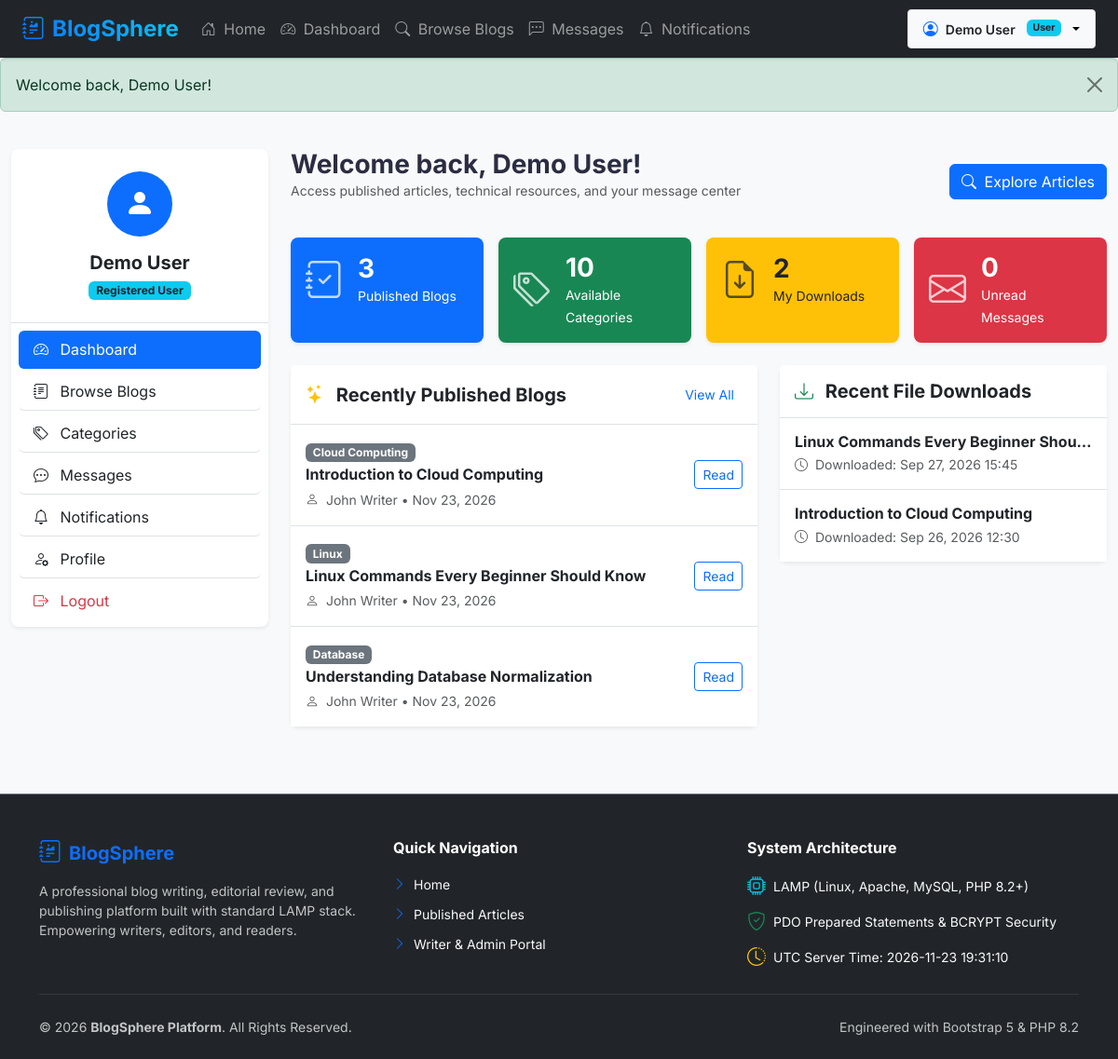
Page /user/dashboard.php (signed in) on the committed database.
### tables this page shows
CREATE TABLE `blogs` (
  `id` INT AUTO_INCREMENT PRIMARY KEY,
  `employee_id` INT NOT NULL,
  `category_id` INT DEFAULT NULL,
  `title` VARCHAR(255) NOT NULL,
  `slug` VARCHAR(255) UNIQUE,
  `short_description` TEXT,
  `meta_title` VARCHAR(255) DEFAULT NULL,
  `meta_description` VARCHAR(500) DEFAULT NULL,
  `meta_keywords` VARCHAR(255) DEFAULT NULL,
  `canonical_url` VARCHAR(255) DEFAULT NULL,
  `content` LONGTEXT NOT NULL,
  `content_type` ENUM('text','html') DEFAULT 'text',
  `featured_image` VARCHAR(255) DEFAULT NULL,
  `downloadable_file` VARCHAR(255) DEFAULT NULL,
  `status` ENUM('draft', 'pending', 'approved', 'rejected') DEFAULT 'draft',
  `rejection_reason` TEXT DEFAULT NULL,
  `submitted_at` DATETIME DEFAULT NULL,
  `reviewed_at` DATETIME DEFAULT NULL,
  `reviewed_by` INT DEFAULT NULL,
  `created_at` TIMESTAMP DEFAULT CURRENT_TIMESTAMP,
  `updated_at` TIMESTAMP DEFAULT CURRENT_TIMESTAMP ON UPDATE CURRENT_TIMESTAMP,
  FOREIGN KEY (`employee_id`) REFERENCES `users`(`id`) ON DELETE CASCADE,
  FOREIGN KEY (`category_id`) REFERENCES `categories`(`id`) ON DELETE SET NULL,
  FOREIGN KEY (`reviewed_by`) REFERENCES `users`(`id`) ON DELETE SET NULL
);

CREATE TABLE `categories` (
  `id` INT AUTO_INCREMENT PRIMARY KEY,
  `name` VARCHAR(100) NOT NULL,
  `description` TEXT,
  `created_at` TIMESTAMP DEFAULT CURRENT_TIMESTAMP
);

CREATE TABLE `users` (
  `id` INT AUTO_INCREMENT PRIMARY KEY,
  `username` VARCHAR(100) UNIQUE NOT NULL,
  `name` VARCHAR(100) NOT NULL,
  `email` VARCHAR(150) UNIQUE NOT NULL,
  `password` VARCHAR(255) NOT NULL,
  `role` ENUM('admin','employee','user') NOT NULL DEFAULT 'user',
  `profile_image` VARCHAR(255) DEFAULT NULL,
  `status` ENUM('active','inactive','blocked') DEFAULT 'active',
  `created_at` TIMESTAMP DEFAULT CURRENT_TIMESTAMP
);

CREATE TABLE `blog_downloads` (
  `id` INT AUTO_INCREMENT PRIMARY KEY,
  `blog_id` INT NOT NULL,
  `user_id` INT NOT NULL,
  `downloaded_at` TIMESTAMP DEFAULT CURRENT_TIMESTAMP,
  FOREIGN KEY (`blog_id`) REFERENCES `blogs`(`id`) ON DELETE CASCADE,
  FOREIGN KEY (`user_id`) REFERENCES `users`(`id`) ON DELETE CASCADE
);

### user/dashboard.php (the view, shortened to what this page needs)
<?php
$pdo = getDBConnection();
$userId = $_SESSION['user_id'];
$stmtBlogs = $pdo->query("SELECT COUNT(*) FROM blogs WHERE status = 'approved'");
$totalApprovedBlogs = (int)$stmtBlogs->fetchColumn();
$stmtCats = $pdo->query("SELECT COUNT(*) FROM categories");
$totalCategories = (int)$stmtCats->fetchColumn();
$stmtDownloads = $pdo->prepare("SELECT COUNT(*) FROM blog_downloads WHERE user_id = ?");
$stmtDownloads->execute([$userId]);
$myDownloads = (int)$stmtDownloads->fetchColumn();
$stmtRecentDownloads = $pdo->prepare("
    SELECT bd.downloaded_at, b.id as blog_id, b.title, c.name as category_name
    FROM blog_downloads bd
    JOIN blogs b ON bd.blog_id = b.id
    LEFT JOIN categories c ON b.category_id = c.id
    WHERE bd.user_id = ?
    ORDER BY bd.downloaded_at DESC
    LIMIT 5
");
$stmtRecentDownloads->execute([$userId]);
$recentDownloads = $stmtRecentDownloads->fetchAll();
$stmtLatest = $pdo->query("
    SELECT b.*, c.name as category_name, u.name as author_name
    FROM blogs b
    LEFT JOIN categories c ON b.category_id = c.id
    LEFT JOIN users u ON b.employee_id = u.id
    WHERE b.status = 'approved'
    ORDER BY b.created_at DESC
    LIMIT 4
");
$latestBlogs = $stmtLatest->fetchAll();
include __DIR__ . '/../includes/header.php';
?>
<div class="container-fluid py-4">
    <div class="row">
        <div class="col-lg-3 col-md-4 mb-4">
            <div class="card border-0 shadow-sm rounded-3">
                <div class="card-body text-center p-4 border-bottom">
                    <div class="avatar bg-primary text-white rounded-circle d-inline-flex align-items-center justify-content-center mb-3" style="width: 70px; height: 70px; font-size: 2rem;">
                        <i class="bi bi-person-fill"></i>
                    </div>
                    <h5 class="fw-bold mb-1"><?= htmlspecialchars($_SESSION['user_name']) ?></h5>
                    <span class="badge bg-info text-dark">Registered User</span>
                </div>
                <div class="list-group list-group-flush p-2">
                    <a href="<?= BASE_URL ?>user/dashboard.php" class="list-group-item list-group-item-action active rounded mb-1">
                        <i class="bi bi-speedometer2 me-2"></i> Dashboard
                    </a>
                    <a href="<?= BASE_URL ?>user/blogs.php" class="list-group-item list-group-item-action rounded mb-1">
                        <i class="bi bi-journal-text me-2"></i> Browse Blogs
                    </a>
                    <a href="<?= BASE_URL ?>user/blogs.php#categories" class="list-group-item list-group-item-action rounded mb-1">
                        <i class="bi bi-tags me-2"></i> Categories
                    </a>
                    <a href="<?= BASE_URL ?>user/messages.php" class="list-group-item list-group-item-action rounded mb-1 d-flex justify-content-between align-items-center">
                        <span><i class="bi bi-chat-dots me-2"></i> Messages</span>
                    </a>
                    <a href="<?= BASE_URL ?>user/notifications.php" class="list-group-item list-group-item-action rounded mb-1">
                        <i class="bi bi-bell me-2"></i> Notifications
                    </a>
                    <a href="<?= BASE_URL ?>user/profile.php" class="list-group-item list-group-item-action rounded mb-1">
                        <i class="bi bi-person-gear me-2"></i> Profile
                    </a>
                    <a href="<?= BASE_URL ?>auth/logout.php" class="list-group-item list-group-item-action text-danger rounded">
                        <i class="bi bi-box-arrow-right me-2"></i> Logout
                    </a>
                </div>
            </div>
        </div>
        <div class="col-lg-9 col-md-8">
            <div class="d-flex justify-content-between align-items-center mb-4">
                <div>
                    <h3 class="fw-bold mb-0">Welcome back, <?= htmlspecialchars($_SESSION['user_name']) ?>!</h3>
                    <p class="text-muted small">Access published articles, technical resources, and your message center</p>
                </div>
                <a href="<?= BASE_URL ?>user/blogs.php" class="btn btn-primary"><i class="bi bi-search me-1"></i> Explore Articles</a>
            </div>
            <div class="row g-3 mb-4">
                <div class="col-sm-6 col-xl-3">
                    <a href="<?= BASE_URL ?>user/blogs.php" class="stat-card-link h-100">
                        <div class="card border-0 shadow-sm bg-primary text-white p-3 rounded-3 h-100">
                            <div class="d-flex align-items-center">
                                <div class="fs-1 me-3 opacity-75"><i class="bi bi-journal-check"></i></div>
                                <div>
                                    <h3 class="fw-bold mb-0 text-white"><?= $totalApprovedBlogs ?></h3>
                                    <span class="small text-white">Published Blogs</span>
                                </div>
                            </div>
                        </div>
                    </a>
                </div>
                <div class="col-sm-6 col-xl-3">
                    <a href="<?= BASE_URL ?>user/blogs.php#categories" class="stat-card-link h-100">
                        <div class="card border-0 shadow-sm bg-success text-white p-3 rounded-3 h-100">
                            <div class="d-flex align-items-center">
                                <div class="fs-1 me-3 opacity-75"><i class="bi bi-tags"></i></div>
                                <div>
                                    <h3 class="fw-bold mb-0 text-white"><?= $totalCategories ?></h3>
                                    <span class="small text-white">Available Categories</span>
                                </div>
                            </div>
                        </div>
                    </a>
                </div>
                <div class="col-sm-6 col-xl-3">
                    <a href="#recent-downloads" class="stat-card-link h-100">
                        <div class="card border-0 shadow-sm bg-warning text-dark p-3 rounded-3 h-100">
                            <div class="d-flex align-items-center">
                                <div class="fs-1 me-3 opacity-75"><i class="bi bi-file-earmark-arrow-down"></i></div>
                                <div>
                                    <h3 class="fw-bold mb-0 text-dark"><?= $myDownloads ?></h3>
                                    <span class="small text-dark">My Downloads</span>
                                </div>
                            </div>
                        </div>
                    </a>
                </div>
                <div class="col-sm-6 col-xl-3">
                    <a href="<?= BASE_URL ?>user/messages.php" class="stat-card-link h-100">
                        <div class="card border-0 shadow-sm bg-danger text-white p-3 rounded-3 h-100">
                            <div class="d-flex align-items-center">
                                <div class="fs-1 me-3 opacity-75"><i class="bi bi-envelope"></i></div>
                                <div>
                                    <h3 class="fw-bold mb-0 text-white"><?= $unreadMessages ?></h3>
                                    <span class="small text-white">Unread Messages</span>
                                </div>
                            </div>
                        </div>
                    </a>
                </div>
            </div>
            <div class="row g-4">
                <div class="col-lg-7">
                    <div class="card border-0 shadow-sm rounded-3">
                        <div class="card-header bg-white py-3 border-bottom d-flex justify-content-between align-items-center">
                            <h5 class="fw-bold mb-0"><i class="bi bi-stars text-warning me-2"></i> Recently Published Blogs</h5>
                            <a href="<?= BASE_URL ?>user/blogs.php" class="btn btn-sm btn-link text-decoration-none">View All</a>
                        </div>
                        <div class="card-body p-0">
                            <div class="list-group list-group-flush">
                                <?php foreach ($latestBlogs as $b): ?>
                                    <div class="list-group-item p-3 d-flex justify-content-between align-items-center">
                                        <div>
                                            <span class="badge bg-secondary mb-1"><?= htmlspecialchars($b['category_name'] ?? 'General') ?></span>
                                            <h6 class="fw-bold mb-1">
                                                <a href="<?= BASE_URL ?>user/blog_details.php?id=<?= $b['id'] ?>" class="text-decoration-none text-dark">
                                                    <?= htmlspecialchars($b['title']) ?>
                                                </a>
                                            </h6>
                                            <small class="text-muted"><i class="bi bi-person me-1"></i> <?= htmlspecialchars($b['author_name']) ?> &bull; <?= formatDate($b['created_at']) ?></small>
                                        </div>
                                        <a href="<?= BASE_URL ?>user/blog_details.php?id=<?= $b['id'] ?>" class="btn btn-sm btn-outline-primary">Read</a>
                                    </div>
                                <?php endforeach; ?>
                            </div>
                        </div>
                    </div>
                </div>
                <div class="col-lg-5" id="recent-downloads">
                    <div class="card border-0 shadow-sm rounded-3">
                        <div class="card-header bg-white py-3 border-bottom">
                            <h5 class="fw-bold mb-0"><i class="bi bi-download text-success me-2"></i> Recent File Downloads</h5>
                        </div>
                        <div class="card-body p-0">
                            <?php if (empty($recentDownloads)): ?>
                                <div class="text-center py-4 text-muted small">
                                    <i class="bi bi-inbox fs-2"></i>
                                    <p class="mt-2 mb-0">No files downloaded yet.</p>
                                </div>
                            <?php else: ?>
                                <div class="list-group list-group-flush">
                                    <?php foreach ($recentDownloads as $d): ?>
                                        <div class="list-group-item p-3">
                                            <h6 class="fw-bold mb-1 text-truncate">
                                                <a href="<?= BASE_URL ?>user/blog_details.php?id=<?= $d['blog_id'] ?>" class="text-decoration-none text-dark">
                                                    <?= htmlspecialchars($d['title']) ?>
                                                </a>
                                            </h6>
                                            <small class="text-muted d-block"><i class="bi bi-clock me-1"></i> Downloaded: <?= formatDate($d['downloaded_at'], 'M d, Y H:i') ?></small>
                                        </div>
                                    <?php endforeach; ?>
                                </div>
                            <?php endif; ?>
                        </div>
                    </div>
                </div>
            </div>
        </div>
    </div>
</div>
<?php include __DIR__ . '/../includes/footer.php'; ?>

### assets/css/style.css (style rules this page uses)
body { font-family: 'Inter', -apple-system, BlinkMacSystemFont, "Segoe UI", Roboto, sans-serif; color: #2b2d42; background-color: #f8f9fa; }
.stat-card-link { text-decoration: none !important; display: block; transition: transform 0.2s ease-in-out, box-shadow 0.2s ease-in-out; cursor: pointer; }

### includes/header.php (style rules this page uses)
body { font-family: 'Inter', -apple-system, sans-serif; background-color: #f8f9fa; color: #2b2d42; margin: 0; padding: 0; }

### rows in the picture
blogs: category.name "Cloud Computing", title "Introduction to Cloud Computing", employee.name "John Writer", created_at "Nov 23, 2026"
blogs: category.name "Linux", title "Linux Commands Every Beginner Should Know", employee.name "John Writer", created_at "Nov 23, 2026"
blogs: category.name "Database", title "Understanding Database Normalization", employee.name "John Writer", created_at "Nov 23, 2026"
blog_downloads: blog.title "Linux Commands Every Beginner Shou…", downloaded_at "Sep 27, 2026 15:45"
blog_downloads: blog.title "Introduction to Cloud Computing", downloaded_at "Sep 26, 2026 12:30"

### other values in the picture
$_SESSION['user_name'] "Demo User"
$role "User"
$flash['message'] "Welcome back, Demo User!"
$totalApprovedBlogs "3"
$totalCategories "10"
$myDownloads "2"
$unreadMessages "0"
